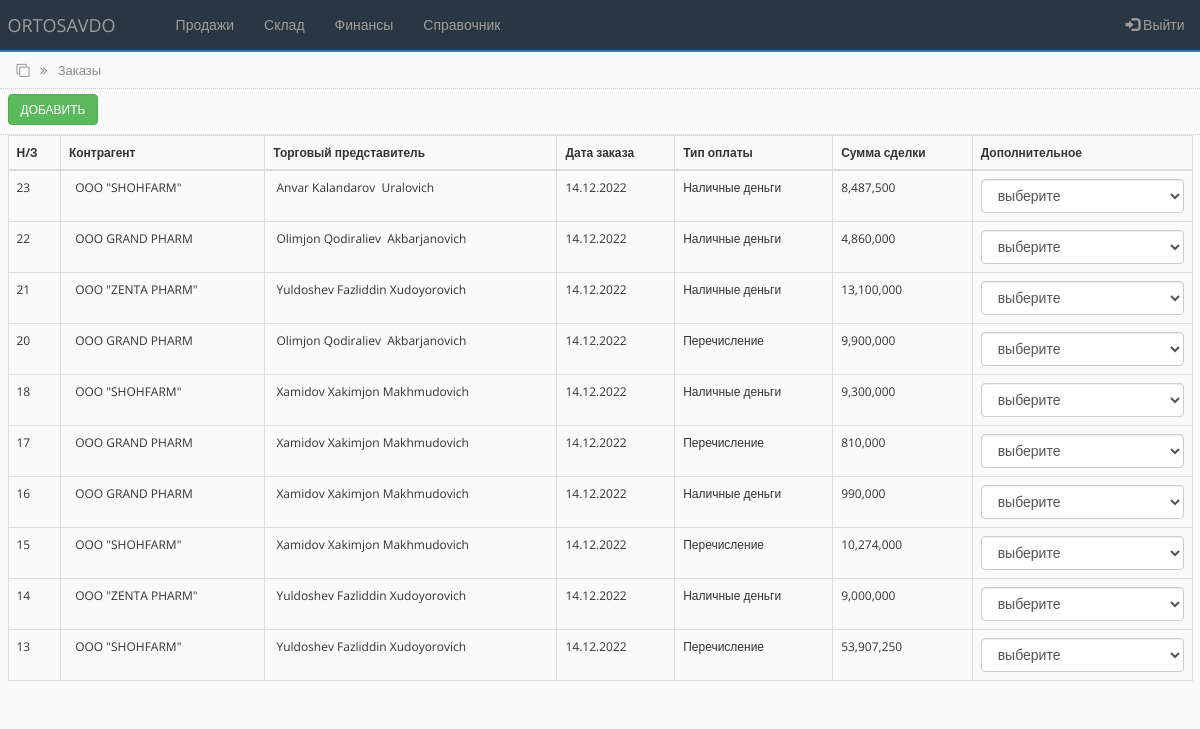
The page /order.php (signed in) on the database as committed earlier.
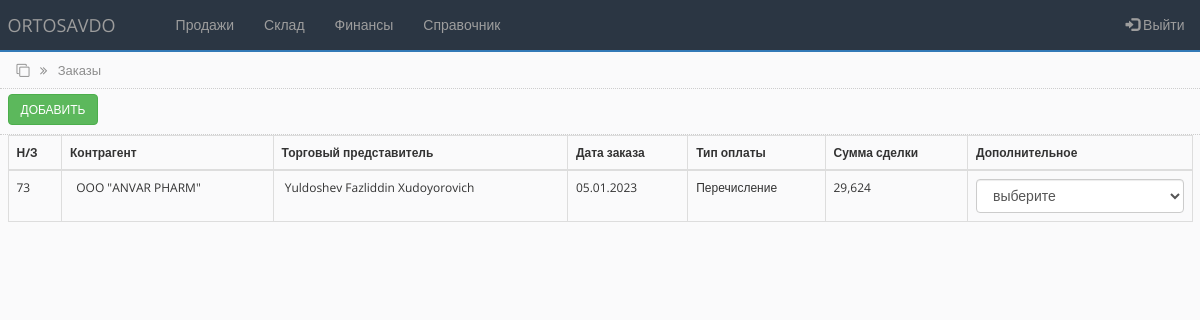
The same page on the database as committed later.
### tables this page shows
CREATE TABLE `main_ord_tbl` (
  `id` int(100) NOT NULL,
  `contractor` varchar(250) NOT NULL,
  `sale_agent` varchar(250) NOT NULL,
  `ord_date` date NOT NULL,
  `payment_type` varchar(250) NOT NULL,
  `transaction_amount` int(100) NOT NULL,
  `order_status` int(100) NOT NULL DEFAULT '0'
);

CREATE TABLE `counterparties_tbl` (
  `id` int(255) NOT NULL,
  `name` varchar(250) NOT NULL,
  `alternative_name` varchar(250) NOT NULL,
  `inn` varchar(255) NOT NULL,
  `nds` varchar(255) NOT NULL,
  `raschetny_schet` varchar(255) NOT NULL,
  `mfo` varchar(100) NOT NULL,
  `address` varchar(250) NOT NULL,
  `contact` varchar(250) NOT NULL,
  `director` varchar(250) NOT NULL,
  `accountant` varchar(250) NOT NULL
);

CREATE TABLE `users_tbl` (
  `id` int(100) NOT NULL,
  `name` varchar(255) NOT NULL,
  `surname` varchar(255) NOT NULL,
  `fathername` varchar(255) NOT NULL,
  `login` varchar(255) NOT NULL,
  `pass` varchar(255) NOT NULL,
  `role` varchar(255) NOT NULL,
  `status` varchar(255) NOT NULL
);

### bot_lib.php (called while the page is built, shortened)
<?php
function get_user($connect, $user_id){
	$query = "SELECT * FROM users_tbl WHERE id='$user_id'";
	$result = mysqli_query($connect, $query);
	$user = mysqli_fetch_assoc($result);
	return $user;
}
function get_contractor($connect, $contractor_id){
	$query = "SELECT * FROM counterparties_tbl WHERE id='$contractor_id'";
	$result = mysqli_query($connect, $query);
	$contractor = mysqli_fetch_assoc($result);
	return $contractor;
}
?>

### order.php (the view, shortened to what this page needs)
<?php
include('settings.php');
include('bot_lib.php');
$query = "SELECT * FROM main_ord_tbl WHERE order_status='0' ORDER by id DESC";
$rs_result = mysqli_query ($connect, $query);
?>
<!DOCTYPE html>
<html lang="en">
<head>
    <link rel="stylesheet" href="https://maxcdn.bootstrapcdn.com/bootstrap/3.4.1/css/bootstrap.min.css">
    <link rel="stylesheet" href="https://cdnjs.cloudflare.com/ajax/libs/font-awesome/4.7.0/css/font-awesome.min.css">
    <link rel="stylesheet" href="css/bootstrap-grid.min.css">
    <link rel="stylesheet" href="css/style.css">
</head>
<body>
<?php include 'partSite/nav.php'; ?>
<div class="page_name">
    <div class="container-fluid">
        <i class="fa fa-clone" aria-hidden="true"></i>
        <i class="fa fa-angle-double-right right_cus"></i>
        <span class="right_cus">Заказы</span>
    </div>
</div>
<div class="toolbar">
        <div class="container-fluid">
           <a href="add_order.php"> <button type="button" class="btn btn-success">Добавить</button> </a>
        </div>
</div>
<div class="all_table">
    <div class="container-fluid">
        <table class="table table-hover table-bordered">
        <thead>
            <tr>
            <th scope="col">Н/З</th>
            <th scope="col">Контрагент</th>
            <th scope="col">Торговый представитель</th>
            <th scope="col">Дата заказа</th>
            <th scope="col">Тип оплаты</th>
            <th scope="col">Сумма сделки</th>
            <th scope="col">Дополнительное</th>
            </tr>
        </thead>
        <tbody>
<?php
    $i = 0;
    while ($row = mysqli_fetch_array($rs_result)) {
    $i++;
?>
        <tr data-toggle="collapse" data-target="#hidden_<?php echo $i;?>" aria-expanded="true" class="accordion-toggle">
            <td><?php echo $row["id"]; ?></td>
            <td><?php $user = get_contractor($connect, $row["contractor"]);?>&nbsp;<?php echo $user["surname"]; ?>&nbsp;<?php echo $user["name"]; ?>&nbsp;<?php echo $user["fathername"]; ?></td>
            <td><?php $user = get_user($connect, $row["sale_agent"]);?>&nbsp;<?php echo $user["surname"]; ?>&nbsp;<?php echo $user["name"]; ?>&nbsp;<?php echo $user["fathername"]; ?></td>
            <td><?php echo $date = date("d.m.Y", strtotime($row["ord_date"])); ?></td>
            <td><?php echo $row["payment_type"]; ?></td>
            <td><?php echo number_format($row['transaction_amount']); ?></td>
            <td>
            <select class="form-control" onchange="location = this.value;">
                <option value="" >выберите</option>
            </select>
<?php
    };
?>
        </tbody>
        </table>
    </div>
</div>
</body>
</html>

Rows that differ between the two databases and show on the page:
removed main_ord_tbl: id "23", counterparties_tbl.name "OOO \"SHOHFARM\"", users_tbl.surname "Anvar", users_tbl.name "Kalandarov", users_tbl.fathername "Uralovich", ord_date "14.12.2022", payment_type "Наличные деньги", transaction_amount "8,487,500"
removed main_ord_tbl: id "22", counterparties_tbl.name "OOO GRAND PHARM", users_tbl.surname "Olimjon", users_tbl.name "Qodiraliev", users_tbl.fathername "Akbarjanovich", ord_date "14.12.2022", payment_type "Наличные деньги", transaction_amount "4,860,000"
removed main_ord_tbl: id "21", counterparties_tbl.name "OOO \"ZENTA PHARM\"", users_tbl.surname "Yuldoshev", users_tbl.name "Fazliddin", users_tbl.fathername "Xudoyorovich", ord_date "14.12.2022", payment_type "Наличные деньги", transaction_amount "13,100,000"
removed main_ord_tbl: id "20", counterparties_tbl.name "OOO GRAND PHARM", users_tbl.surname "Olimjon", users_tbl.name "Qodiraliev", users_tbl.fathername "Akbarjanovich", ord_date "14.12.2022", payment_type "Перечисление", transaction_amount "9,900,000"
removed main_ord_tbl: id "18", counterparties_tbl.name "OOO \"SHOHFARM\"", users_tbl.surname "Xamidov", users_tbl.name "Xakimjon", users_tbl.fathername "Makhmudovich", ord_date "14.12.2022", payment_type "Наличные деньги", transaction_amount "9,300,000"
removed main_ord_tbl: id "17", counterparties_tbl.name "OOO GRAND PHARM", users_tbl.surname "Xamidov", users_tbl.name "Xakimjon", users_tbl.fathername "Makhmudovich", ord_date "14.12.2022", payment_type "Перечисление", transaction_amount "810,000"
removed main_ord_tbl: id "16", counterparties_tbl.name "OOO GRAND PHARM", users_tbl.surname "Xamidov", users_tbl.name "Xakimjon", users_tbl.fathername "Makhmudovich", ord_date "14.12.2022", payment_type "Наличные деньги", transaction_amount "990,000"
removed main_ord_tbl: id "15", counterparties_tbl.name "OOO \"SHOHFARM\"", users_tbl.surname "Xamidov", users_tbl.name "Xakimjon", users_tbl.fathername "Makhmudovich", ord_date "14.12.2022", payment_type "Перечисление", transaction_amount "10,274,000"
removed main_ord_tbl: id "14", counterparties_tbl.name "OOO \"ZENTA PHARM\"", users_tbl.surname "Yuldoshev", users_tbl.name "Fazliddin", users_tbl.fathername "Xudoyorovich", ord_date "14.12.2022", payment_type "Наличные деньги", transaction_amount "9,000,000"
removed main_ord_tbl: id "13", counterparties_tbl.name "OOO \"SHOHFARM\"", users_tbl.surname "Yuldoshev", users_tbl.name "Fazliddin", users_tbl.fathername "Xudoyorovich", ord_date "14.12.2022", payment_type "Перечисление", transaction_amount "53,907,250"
added main_ord_tbl: id "73", counterparties_tbl.name "OOO \"ANVAR PHARM\"", users_tbl.surname "Yuldoshev", users_tbl.name "Fazliddin", users_tbl.fathername "Xudoyorovich", ord_date "05.01.2023", payment_type "Перечисление", transaction_amount "29,624"
